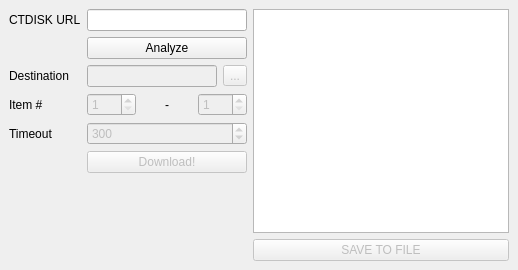
<?xml version="1.0" encoding="UTF-8"?>
<ui version="4.0">
 <class>MainWindow</class>
 <widget class="QMainWindow" name="MainWindow">
  <property name="geometry">
   <rect>
    <x>0</x>
    <y>0</y>
    <width>518</width>
    <height>270</height>
   </rect>
  </property>
  <property name="minimumSize">
   <size>
    <width>518</width>
    <height>270</height>
   </size>
  </property>
  <property name="maximumSize">
   <size>
    <width>518</width>
    <height>270</height>
   </size>
  </property>
  <property name="windowTitle">
   <string>ctdiskautodl</string>
  </property>
  <widget class="QWidget" name="userinterface">
   <layout class="QGridLayout" name="gridLayout">
    <item row="0" column="4">
     <layout class="QGridLayout" name="block_response">
      <item row="1" column="1">
       <widget class="QPushButton" name="response_savetofile">
        <property name="enabled">
         <bool>false</bool>
        </property>
        <property name="text">
         <string>SAVE TO FILE</string>
        </property>
       </widget>
      </item>
      <item row="0" column="1">
       <widget class="QTextEdit" name="response_shell">
        <property name="readOnly">
         <bool>true</bool>
        </property>
       </widget>
      </item>
     </layout>
    </item>
    <item row="0" column="1">
     <layout class="QFormLayout" name="block_setting">
      <item row="0" column="0">
       <widget class="QLabel" name="ctdiskurl_label">
        <property name="enabled">
         <bool>true</bool>
        </property>
        <property name="text">
         <string>CTDISK URL</string>
        </property>
       </widget>
      </item>
      <item row="0" column="1">
       <widget class="QLineEdit" name="ctdiskurl_value"/>
      </item>
      <item row="1" column="1">
       <widget class="QPushButton" name="button_analyze">
        <property name="text">
         <string>Analyze</string>
        </property>
       </widget>
      </item>
      <item row="2" column="0">
       <widget class="QLabel" name="destination_label">
        <property name="text">
         <string>Destination</string>
        </property>
       </widget>
      </item>
      <item row="2" column="1">
       <layout class="QHBoxLayout" name="destination_value_container">
        <item>
         <widget class="QLineEdit" name="destination_value">
          <property name="enabled">
           <bool>false</bool>
          </property>
          <property name="readOnly">
           <bool>true</bool>
          </property>
         </widget>
        </item>
        <item>
         <widget class="QToolButton" name="destination_value_choosedir">
          <property name="enabled">
           <bool>false</bool>
          </property>
          <property name="text">
           <string>...</string>
          </property>
         </widget>
        </item>
       </layout>
      </item>
      <item row="3" column="0">
       <widget class="QLabel" name="itemnum_label">
        <property name="text">
         <string>Item #</string>
        </property>
       </widget>
      </item>
      <item row="3" column="1">
       <layout class="QHBoxLayout" name="itemnum_value_container">
        <item>
         <widget class="QSpinBox" name="itemnum_value_first">
          <property name="enabled">
           <bool>false</bool>
          </property>
          <property name="minimum">
           <number>1</number>
          </property>
         </widget>
        </item>
        <item>
         <widget class="QLabel" name="itemnum_value_separator">
          <property name="text">
           <string>-</string>
          </property>
          <property name="alignment">
           <set>Qt::AlignCenter</set>
          </property>
         </widget>
        </item>
        <item>
         <widget class="QSpinBox" name="itemnum_value_last">
          <property name="enabled">
           <bool>false</bool>
          </property>
          <property name="minimum">
           <number>1</number>
          </property>
         </widget>
        </item>
       </layout>
      </item>
      <item row="4" column="0">
       <widget class="QLabel" name="timeout_label">
        <property name="text">
         <string>Timeout</string>
        </property>
       </widget>
      </item>
      <item row="4" column="1">
       <widget class="QSpinBox" name="timeout_value">
        <property name="enabled">
         <bool>false</bool>
        </property>
        <property name="minimum">
         <number>100</number>
        </property>
        <property name="maximum">
         <number>3600</number>
        </property>
        <property name="singleStep">
         <number>30</number>
        </property>
        <property name="value">
         <number>300</number>
        </property>
       </widget>
      </item>
      <item row="5" column="1">
       <widget class="QPushButton" name="button_download">
        <property name="enabled">
         <bool>false</bool>
        </property>
        <property name="text">
         <string>Download!</string>
        </property>
       </widget>
      </item>
     </layout>
    </item>
   </layout>
  </widget>
 </widget>
 <resources/>
 <connections/>
</ui>
